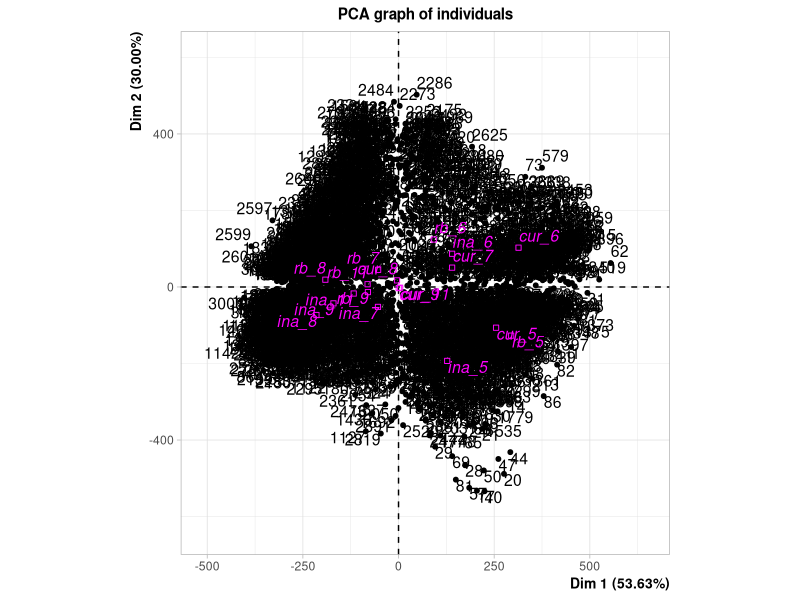
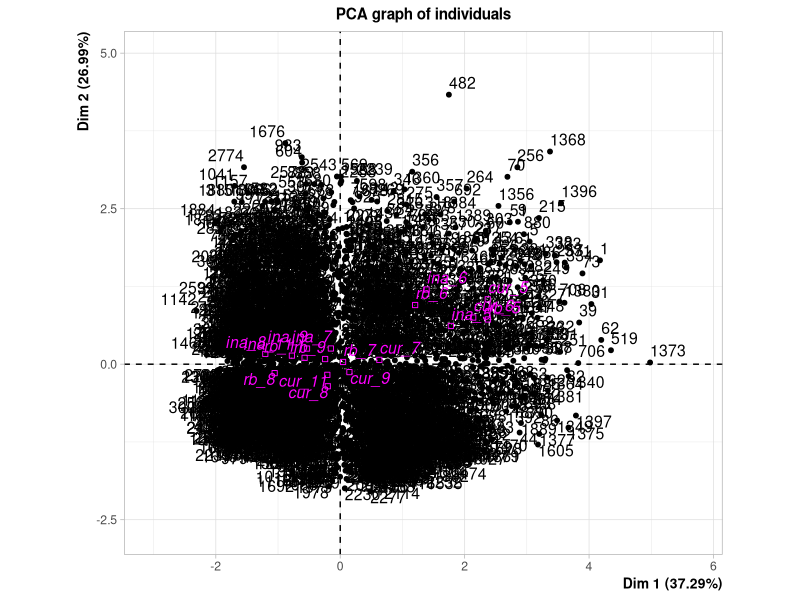
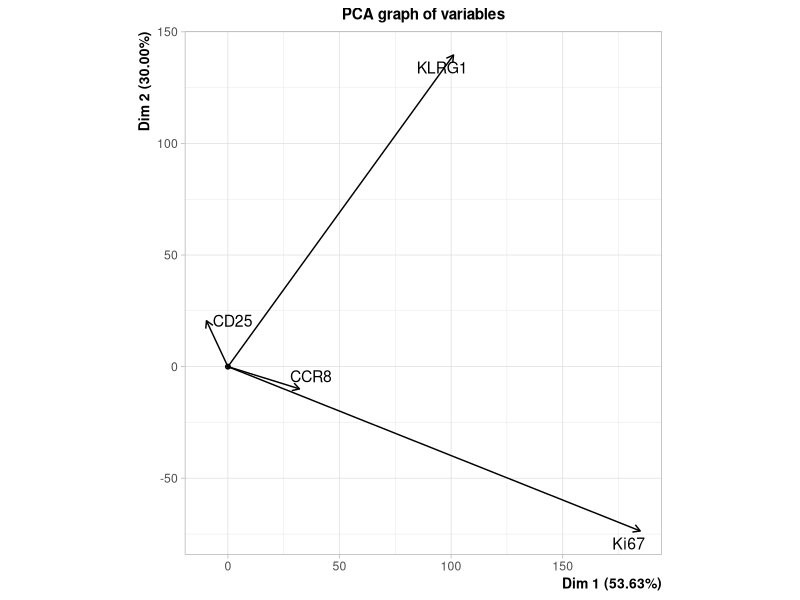
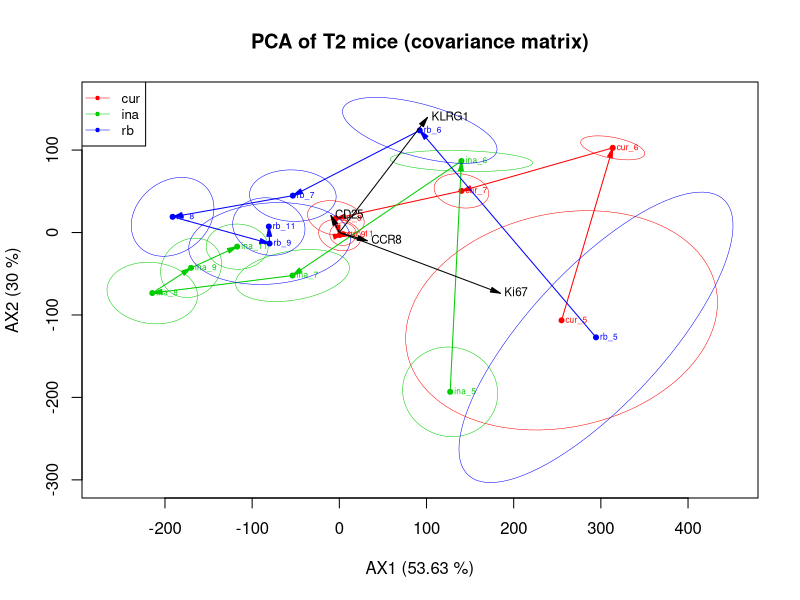
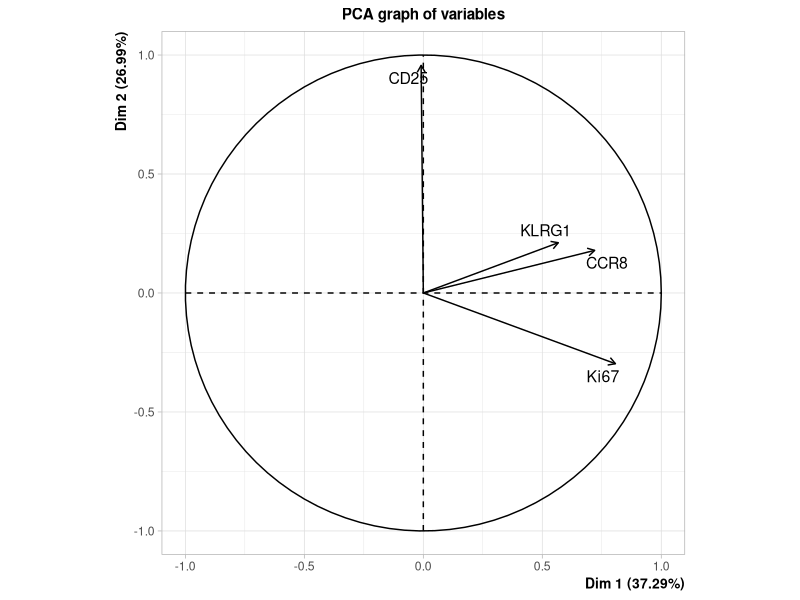
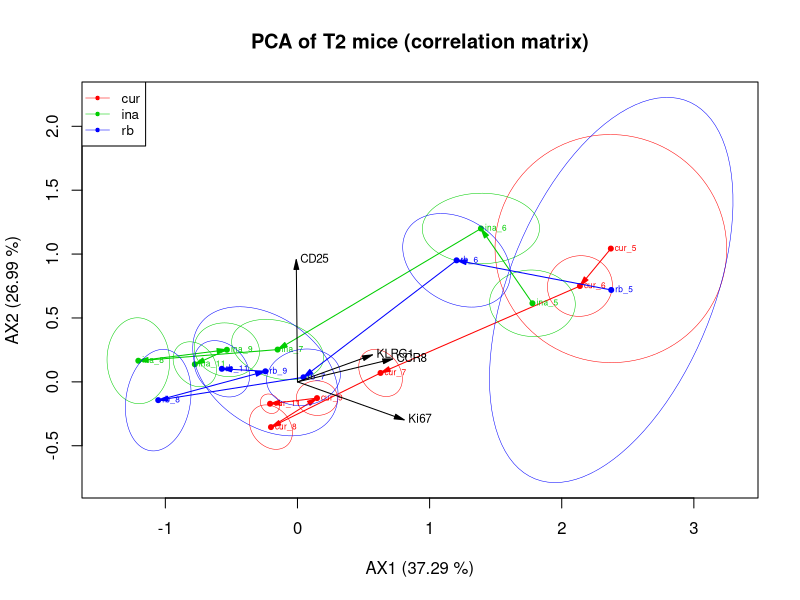

Source code (R) for these figures, in order:
##Script to analyze data via PCA with 95% confidence interval ellipses

##1. Setup
install.packages("FactoMineR")
install.packages("shape")
install.packages("vegan")
library("FactoMineR")
library("shape")
library("vegan")
#setwd(choose.dir())
data<-read.table("rawdata.csv", sep = ",", header = T)
cur<-as.vector(c("cur_5", "cur_6", "cur_7", "cur_8", "cur_9", "cur_11"))
ina<-as.vector(c("ina_5", "ina_6", "ina_7", "ina_8", "ina_9", "ina_11"))
rb<-as.vector(c("rb_5", "rb_6", "rb_7", "rb_8", "rb_9", "rb_11"))

##2. Create subset (eg. mice with same treatments, one mouse)
data1<-subset(data, ind != 46)

##3. Create environmental variable week+celltype from subset and add to subset
env.data<-matrix(NA,nrow = 1)
for (i in 1:nrow(data1)) {
  wk.type<-paste(data1[i,3], data1[i,1], sep = "_")
  env.data<-rbind(env.data, wk.type)
}
env.data<-as.data.frame(env.data[2:nrow(env.data)])
rownames(env.data)<-rownames(data1)
colnames(env.data)<-paste("wkty")
data2<-cbind(data1[,1:7], env.data)
wk.ty<-as.vector(unique(data2$wkty))

##4.1 PCA based on covariance matrix
## a) Calculate PCA with quali.sup = supplementary qualitative variable (wkty)
res.cov.pca<-PCA(data2[,4:8], scale.unit=F, ncp=12, quali.sup=5, graph = T)

## b) Get species and variable coordinates from PCA
var<-as.data.frame(res.cov.pca$var$coord)
spec<-cbind.data.frame(data2, res.cov.pca$ind$coord)

## Calculate ellipses and centroids for supplementary variable
CI<-coord.ellipse(spec[,8:12], bary = T)
CI.pt<-as.data.frame(CI$res)
env.mn<-matrix(NA, nrow=1, ncol=3)
mn.header<-c("env.var", "ax1", "ax2")
colnames(env.mn)<-mn.header
for (j in 1:length(wk.ty)){
  env.var<-subset(spec[,8:10], wkty == wk.ty[j])
  ax1<-mean(env.var[,2])
  ax2<-mean(env.var[,3])
  mn<-cbind.data.frame(wk.ty[j], ax1, ax2)
  colnames(mn)<-mn.header
  env.mn<-rbind(env.mn, mn)
  }
env.mn<-env.mn[2:nrow(env.mn),]

## c) Save PCA results
filename<-paste(Sys.Date(), ".pca.cov.T2.txt", sep = "") ## Adjust filename if necessary
sink(file = filename)
summary(res.cov.pca)
sink()
sscorename<-paste(Sys.Date(), ".pca.cov.sscores.T2.csv", sep = "") ## Adjust filename if necessary
write.table(spec, file=sscorename, sep = ",")
x<-paste("AX1 (", signif(res.cov.pca$eig[1,2], 4), " %)", sep = "")
y<-paste("AX2 (", signif(res.cov.pca$eig[2,2], 4), " %)", sep = "")

## d) Get mean and CI for each treatment
var.names<-c(rownames(var))
## cur
cur.pt<-matrix(NA, nrow = 1, ncol = 3)
colnames(cur.pt)<-colnames(env.mn)
cur.CI<-matrix(NA, nrow=1, ncol = 3)
colnames(cur.CI)<-colnames(CI.pt)
for (i in 1:length(cur)) {
  if (any(env.mn == cur[i])) {
  cp<-subset(env.mn, env.var == cur[i])
  cur.pt<-rbind.data.frame(cur.pt, cp)
  }
  if (any(CI.pt == cur[i])) {
  ce<-subset(CI.pt, CI.pt[,1] == cur[i])
  cur.CI<-rbind.data.frame(cur.CI, ce)
  }
}
cur.pt<-cur.pt[2:nrow(cur.pt),]
cur.CI<-cur.CI[2:nrow(cur.CI),]
## ina
ina.pt<-matrix(NA, nrow = 1, ncol = 3)
colnames(ina.pt)<-colnames(env.mn)
ina.CI<-matrix(NA, nrow=1, ncol = 3)
colnames(ina.CI)<-colnames(CI.pt)
for (i in 1:length(ina)) {
  if (any(env.mn == ina[i])) {
    ip<-subset(env.mn, env.var == ina[i])
    ina.pt<-rbind.data.frame(ina.pt, ip)
  }
  if (any(CI.pt == ina[i])) {
    ie<-subset(CI.pt, CI.pt[,1] == ina[i])
    ina.CI<-rbind.data.frame(ina.CI, ie)
  }
}
ina.pt<-ina.pt[2:nrow(ina.pt),]
ina.CI<-ina.CI[2:nrow(ina.CI),]
## rb
rb.pt<-matrix(NA, nrow = 1, ncol = 3)
colnames(rb.pt)<-colnames(env.mn)
rb.CI<-matrix(NA, nrow=1, ncol = 3)
colnames(rb.CI)<-colnames(CI.pt)
for (i in 1:length(rb)) {
  if (any(env.mn == rb[i])) {
    rp<-subset(env.mn, env.var == rb[i])
    rb.pt<-rbind.data.frame(rb.pt, rp)
  }
  if (any(CI.pt == rb[i])) {
    re<-subset(CI.pt, CI.pt[,1] == rb[i])
    rb.CI<-rbind.data.frame(rb.CI, re)
  }
}
rb.pt<-rb.pt[2:nrow(rb.pt),]
rb.CI<-rb.CI[2:nrow(rb.CI),]

##e) Plot with variable arrows, centroids for week+celltype and 95%-CI
picname<-paste(Sys.Date(), ".pca.cov.T2.png", sep = "") ## Adjust filename if necessary
png(picname, width = 1000, height = 1000, res = 200)
title<-paste("PCA of T2 mice (covariance matrix)") ## Adjust Plotname
plot(0, xlab = x, ylab = y, xlim = c(min(CI.pt$Dim.1), max(CI.pt$Dim.1)), ylim = c(min(CI.pt$Dim.2), max(CI.pt$Dim.2)), pch = NA, main = title)
points(cur.pt[,2], cur.pt[, 3], pch = 20, col = "red")
text(cur.pt[,2], cur.pt[, 3], labels = cur.pt[,1], col = "red", cex = 0.5, pos = 4, offset = 0.2)
for (i in 1:nrow(cur.pt)) {
  Arrows(cur.pt[i,]$ax1, cur.pt[i,]$ax2, cur.pt[i+1,]$ax1, cur.pt[i+1,]$ax2,  col = "red", code = 2, lwd = 1, arr.length = 0.2, arr.type = "triangle", arr.adj = 1)
}
for (i in 1:length(cur)) {
  if (any(cur.CI == cur[i])) {
    ell<-subset(cur.CI, cur.CI$wkty == cur[i])
    lines(ell$Dim.1, ell$Dim.2, col = "red", lwd = 0.5)
  }
}
points(ina.pt[,2], ina.pt[, 3], pch = 20, col = "green3")
text(ina.pt[,2], ina.pt[, 3], labels = ina.pt[,1], col = "green3", cex = 0.5, pos = 4, offset = 0.2)
for (i in 1:nrow(ina.pt)) {
  Arrows(ina.pt[i,]$ax1, ina.pt[i,]$ax2, ina.pt[i+1,]$ax1, ina.pt[i+1,]$ax2,  col = "green3", code = 2, lwd = 1, arr.length = 0.2, arr.type = "triangle", arr.adj = 1)
}
for (i in 1:length(ina)) {
  if (any(ina.CI == ina[i])) {
    ell<-subset(ina.CI, ina.CI$wkty == ina[i])
    lines(ell$Dim.1, ell$Dim.2, col = "green3", lwd = 0.5)
  }
}
points(rb.pt[,2], rb.pt[, 3], pch = 20, col = "blue")
text(rb.pt[,2], rb.pt[, 3], labels = rb.pt[,1], col = "blue", cex = 0.5, pos = 4, offset = 0.2)
for (i in 1:nrow(rb.pt)) {
  Arrows(rb.pt[i,]$ax1, rb.pt[i,]$ax2, rb.pt[i+1,]$ax1, rb.pt[i+1,]$ax2,  col = "blue", code = 2, lwd = 1, arr.length = 0.2, arr.type = "triangle", arr.adj = 1)
}
for (i in 1:length(rb)) {
  if (any(rb.CI == rb[i])) {
    ell<-subset(rb.CI, rb.CI$wkty == rb[i])
    lines(ell$Dim.1, ell$Dim.2, col = "blue", lwd = 0.5)
  }
}
Arrows(0, 0, var$Dim.1, var$Dim.2, code = 2, lwd = 1, arr.length = 0.2, arr.type = "triangle", arr.adj = 1)
for (i in 1:length(var.names)){
  text(var[i,]$Dim.1, var[i,]$Dim.2, labels = var.names[i], pos = 4, offset = 0.2, cex = 0.7)
}
legend("topleft", c("cur", "ina", "rb"), col = c("red", "green3", "blue"), pch = 20, lwd = 0.5, cex = 0.8)
dev.off()

##4.2 PCA based on correlation matrix
## a) Calculate PCA
res.cor.pca<-PCA(data2[,4:8], scale.unit=T, ncp=4, quali.sup=5, graph = T)

## b) Get species and variable coordinates from PCA
var<-as.data.frame(res.cor.pca$var$coord)
spec<-cbind.data.frame(data2, res.cor.pca$ind$coord)
CI<-coord.ellipse(spec[,8:12], bary = T)
CI.pt<-as.data.frame(CI$res)
env.mn<-matrix(NA, nrow=1, ncol=3)
mn.header<-c("env.var", "ax1", "ax2")
colnames(env.mn)<-mn.header
for (j in 1:length(wk.ty)){
  env.var<-subset(spec[,8:10], wkty == wk.ty[j])
  ax1<-mean(env.var[,2])
  ax2<-mean(env.var[,3])
  mn<-cbind.data.frame(wk.ty[j], ax1, ax2)
  colnames(mn)<-mn.header
  env.mn<-rbind(env.mn, mn)
}
env.mn<-env.mn[2:nrow(env.mn),]

## c) Save results
filename<-paste(Sys.Date(), ".pca.cor.T2.txt", sep = "") ## Adjust filename
sink(filename)
summary(res.cor.pca)
sink()
sscorename<-paste(Sys.Date(), ".pca.cor.sscores.T2.csv", sep = "") ## Adjust filename
write.table(spec, file=sscorename, sep = ",")
x<-paste("AX1 (", signif(res.cor.pca$eig[1,2], 4), " %)", sep = "")
y<-paste("AX2 (", signif(res.cor.pca$eig[2,2], 4), " %)", sep = "")

## d) Get mean and CI for each treatment
var.names<-c(rownames(var))
## cur
cur.pt<-matrix(NA, nrow = 1, ncol = 3)
colnames(cur.pt)<-colnames(env.mn)
cur.CI<-matrix(NA, nrow=1, ncol = 3)
colnames(cur.CI)<-colnames(CI.pt)
for (i in 1:length(cur)) {
  if (any(env.mn == cur[i])) {
    cp<-subset(env.mn, env.var == cur[i])
    cur.pt<-rbind.data.frame(cur.pt, cp)
  }
  if (any(CI.pt == cur[i])) {
    ce<-subset(CI.pt, CI.pt[,1] == cur[i])
    cur.CI<-rbind.data.frame(cur.CI, ce)
  }
}
cur.pt<-cur.pt[2:nrow(cur.pt),]
cur.CI<-cur.CI[2:nrow(cur.CI),]
## ina
ina.pt<-matrix(NA, nrow = 1, ncol = 3)
colnames(ina.pt)<-colnames(env.mn)
ina.CI<-matrix(NA, nrow=1, ncol = 3)
colnames(ina.CI)<-colnames(CI.pt)
for (i in 1:length(ina)) {
  if (any(env.mn == ina[i])) {
    ip<-subset(env.mn, env.var == ina[i])
    ina.pt<-rbind.data.frame(ina.pt, ip)
  }
  if (any(CI.pt == ina[i])) {
    ie<-subset(CI.pt, CI.pt[,1] == ina[i])
    ina.CI<-rbind.data.frame(ina.CI, ie)
  }
}
ina.pt<-ina.pt[2:nrow(ina.pt),]
ina.CI<-ina.CI[2:nrow(ina.CI),]
## rb
rb.pt<-matrix(NA, nrow = 1, ncol = 3)
colnames(rb.pt)<-colnames(env.mn)
rb.CI<-matrix(NA, nrow=1, ncol = 3)
colnames(rb.CI)<-colnames(CI.pt)
for (i in 1:length(rb)) {
  if (any(env.mn == rb[i])) {
    rp<-subset(env.mn, env.var == rb[i])
    rb.pt<-rbind.data.frame(rb.pt, rp)
  }
  if (any(CI.pt == rb[i])) {
    re<-subset(CI.pt, CI.pt[,1] == rb[i])
    rb.CI<-rbind.data.frame(rb.CI, re)
  }
}
rb.pt<-rb.pt[2:nrow(rb.pt),]
rb.CI<-rb.CI[2:nrow(rb.CI),]

## e) Plot
picname<-paste(Sys.Date(), ".pca.cor.T2.png", sep = "") ## Adjust filename
png(picname, width = 1000, height = 1000, res = 200)
plot(0, xlab = x, ylab = y, xlim = c(min(CI.pt$Dim.1), max(CI.pt$Dim.1)), ylim = c(min(CI.pt$Dim.2), max(CI.pt$Dim.2)), pch = NA, main = "PCA of T2 mice (correlation matrix)")
points(cur.pt[,2], cur.pt[, 3], pch = 20, col = "red")
text(cur.pt[,2], cur.pt[, 3], labels = cur.pt[,1], col = "red", cex = 0.5, pos = 4, offset = 0.2)
for (i in 1:nrow(cur.pt)) {
  Arrows(cur.pt[i,]$ax1, cur.pt[i,]$ax2, cur.pt[i+1,]$ax1, cur.pt[i+1,]$ax2,  col = "red", code = 2, lwd = 1, arr.length = 0.2, arr.type = "triangle", arr.adj = 1)
}
for (i in 1:length(cur)) {
  if (any(cur.CI == cur[i])) {
    ell<-subset(cur.CI, cur.CI$wkty == cur[i])
    lines(ell$Dim.1, ell$Dim.2, col = "red", lwd = 0.5)
  }
}
points(ina.pt[,2], ina.pt[, 3], pch = 20, col = "green3")
text(ina.pt[,2], ina.pt[, 3], labels = ina.pt[,1], col = "green3", cex = 0.5, pos = 4, offset = 0.2)
for (i in 1:nrow(ina.pt)) {
  Arrows(ina.pt[i,]$ax1, ina.pt[i,]$ax2, ina.pt[i+1,]$ax1, ina.pt[i+1,]$ax2,  col = "green3", code = 2, lwd = 1, arr.length = 0.2, arr.type = "triangle", arr.adj = 1)
}
for (i in 1:length(ina)) {
  if (any(ina.CI == ina[i])) {
    ell<-subset(ina.CI, ina.CI$wkty == ina[i])
    lines(ell$Dim.1, ell$Dim.2, col = "green3", lwd = 0.5)
  }
}
points(rb.pt[,2], rb.pt[, 3], pch = 20, col = "blue")
text(rb.pt[,2], rb.pt[, 3], labels = rb.pt[,1], col = "blue", cex = 0.5, pos = 4, offset = 0.2)
for (i in 1:nrow(rb.pt)) {
  Arrows(rb.pt[i,]$ax1, rb.pt[i,]$ax2, rb.pt[i+1,]$ax1, rb.pt[i+1,]$ax2,  col = "blue", code = 2, lwd = 1, arr.length = 0.2, arr.type = "triangle", arr.adj = 1)
}
for (i in 1:length(rb)) {
  if (any(rb.CI == rb[i])) {
    ell<-subset(rb.CI, rb.CI$wkty == rb[i])
    lines(ell$Dim.1, ell$Dim.2, col = "blue", lwd = 0.5)
  }
}
Arrows(0, 0, var$Dim.1, var$Dim.2, code = 2, lwd = 1, arr.length = 0.2, arr.type = "triangle", arr.adj = 1)
for (i in 1:length(var.names)){
  text(var[i,]$Dim.1, var[i,]$Dim.2, labels = var.names[i], pos = 4, offset = 0.2, cex = 0.7)
}
legend("topleft", c("cur", "ina", "rb"), col = c("red", "green3", "blue"), pch = 20, lwd = 0.5, cex = 0.8)
dev.off()
